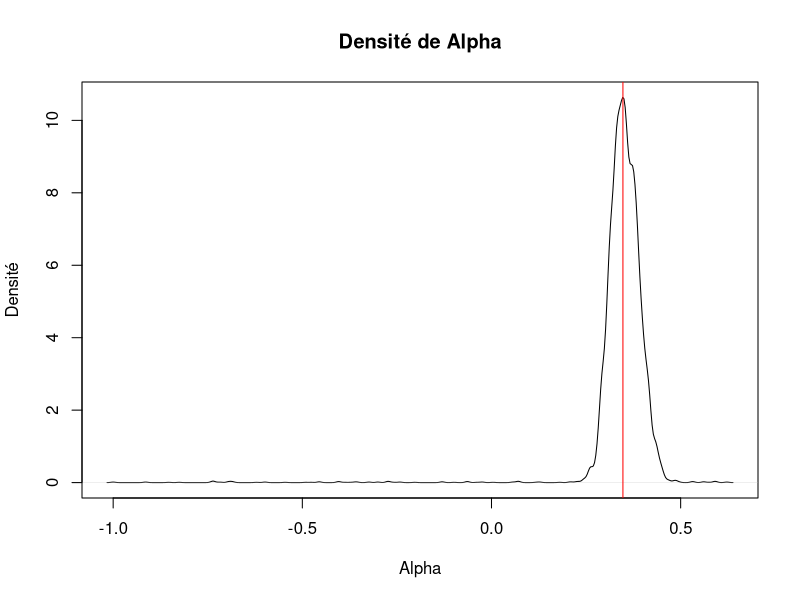
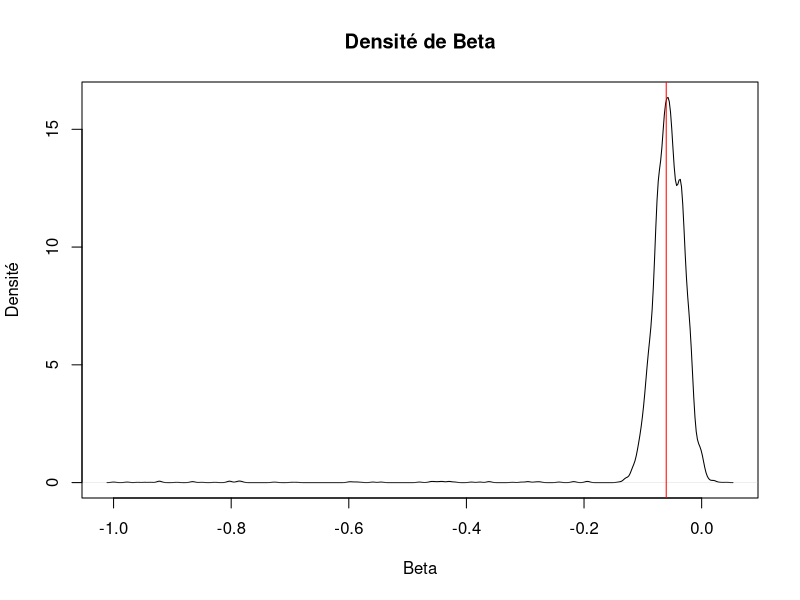
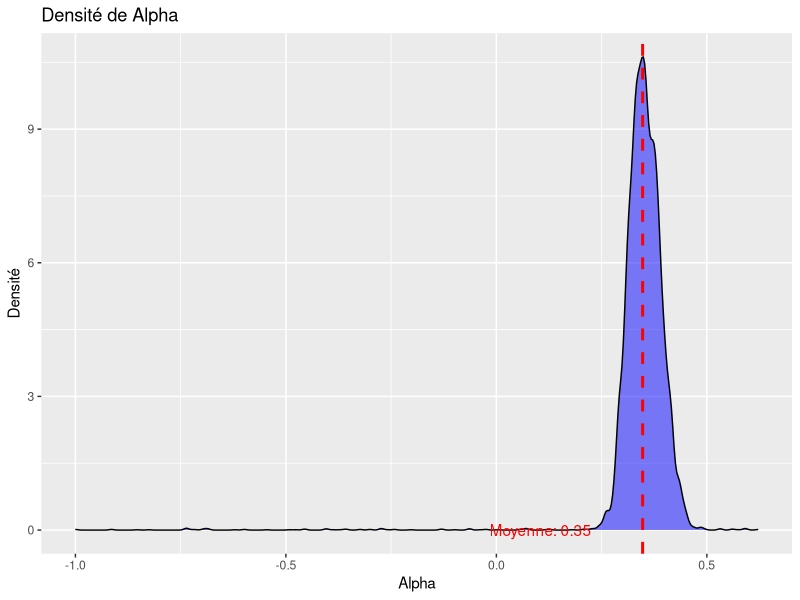
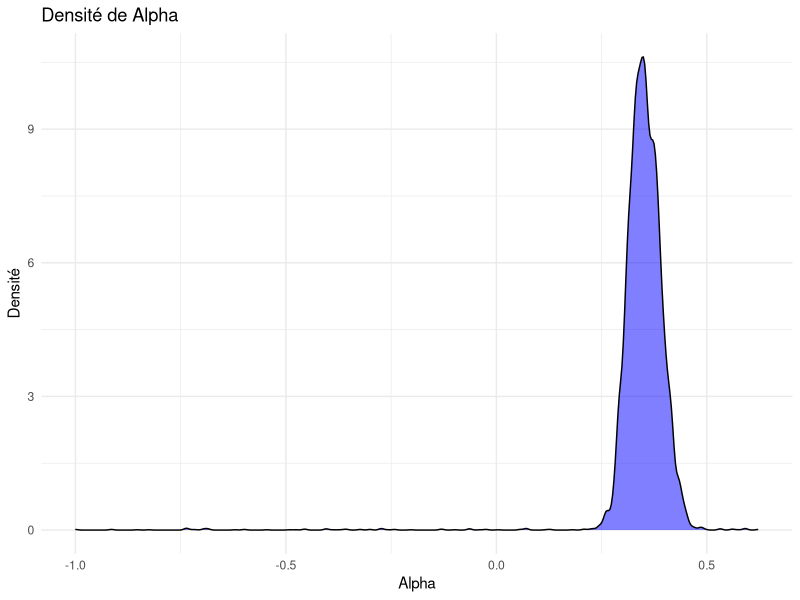
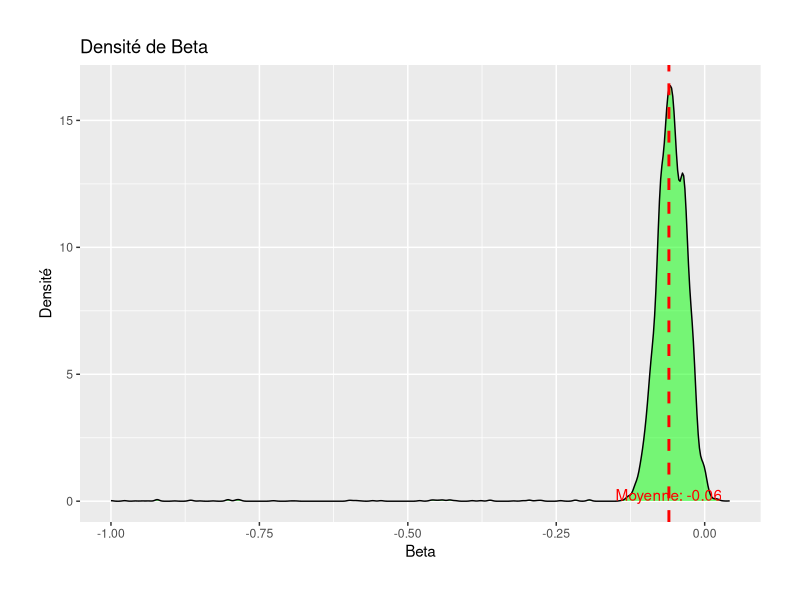
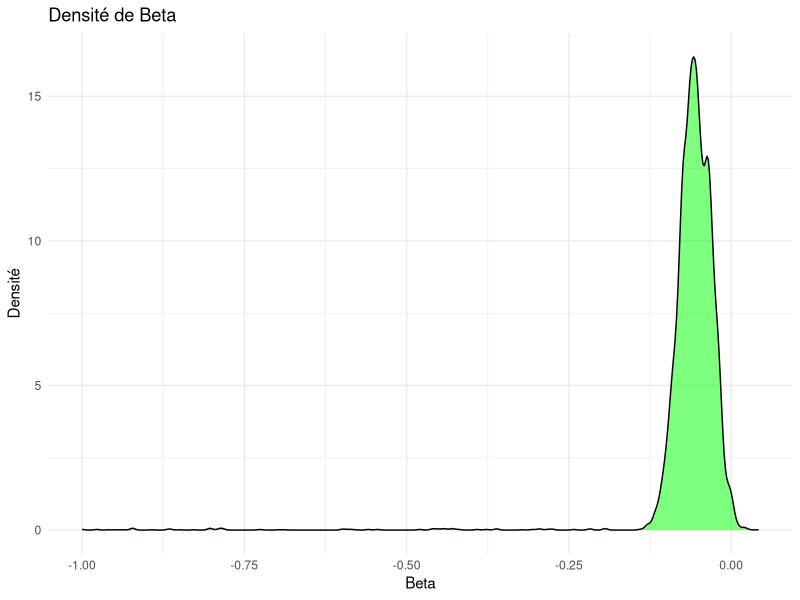
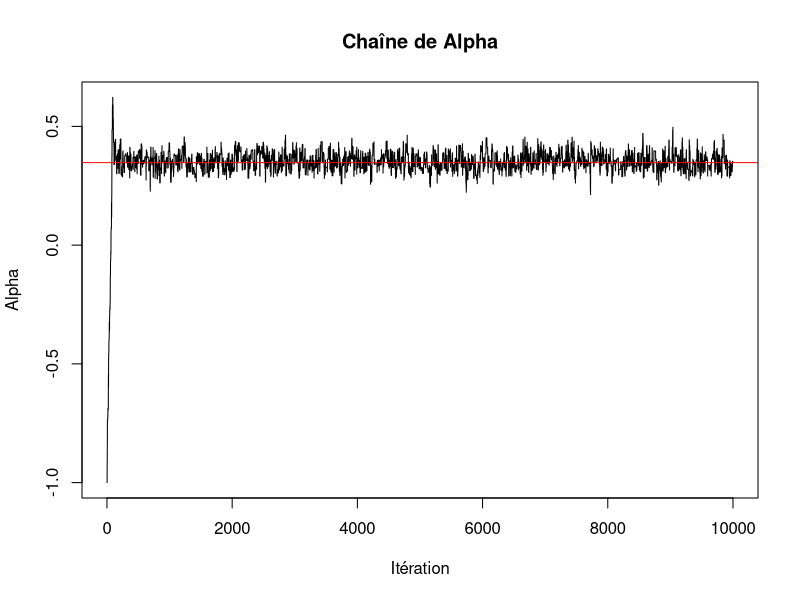
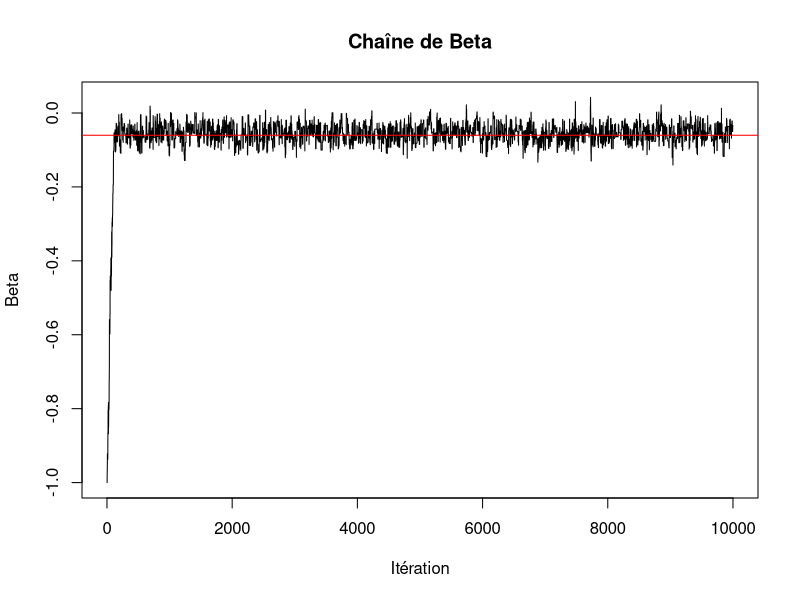

Reproduce these figures in R, in order.
# Chargement des données
Ndogs <- 30
Ntrials <- 25
Y <-
  structure(c(0, 0, 0, 0, 0, 0, 0, 0, 0, 0, 0, 0, 0, 0, 0, 0, 0, 
              0, 0, 0, 0, 0, 0, 0, 0, 0, 0, 0, 0, 0, 0, 0, 0, 1, 0, 0, 0, 0, 
              0, 0, 0, 0, 0, 0, 0, 0, 1, 0, 1, 0, 0, 0, 0, 0, 0, 0, 0, 0, 0, 
              0, 1, 0, 0, 1, 0, 0, 0, 0, 0, 0, 0, 0, 0, 0, 0, 0, 0, 0, 0, 0, 
              0, 1, 0, 0, 0, 1, 0, 0, 0, 0, 0, 0, 0, 0, 0, 0, 0, 0, 0, 0, 0, 
              0, 1, 0, 1, 0, 1, 0, 0, 0, 1, 0, 0, 0, 0, 0, 0, 1, 0, 0, 1, 0, 
              0, 0, 0, 0, 0, 0, 0, 1, 0, 0, 1, 1, 0, 0, 0, 1, 0, 1, 1, 1, 0, 
              0, 0, 1, 1, 0, 1, 1, 0, 0, 1, 1, 0, 0, 1, 0, 1, 0, 0, 1, 0, 0, 
              1, 0, 0, 0, 0, 1, 1, 0, 0, 0, 0, 1, 0, 1, 1, 1, 1, 0, 1, 1, 0, 
              1, 0, 0, 0, 0, 0, 1, 1, 1, 1, 0, 0, 1, 1, 0, 1, 1, 0, 0, 1, 1, 
              1, 0, 0, 1, 1, 1, 0, 1, 0, 1, 0, 1, 1, 1, 0, 1, 0, 1, 0, 1, 1, 
              0, 0, 1, 1, 1, 1, 0, 1, 0, 1, 1, 0, 1, 1, 0, 1, 1, 1, 1, 0, 1, 
              0, 1, 0, 1, 0, 0, 1, 1, 0, 1, 0, 0, 0, 1, 1, 1, 0, 1, 1, 1, 1, 
              1, 1, 0, 1, 0, 1, 1, 0, 0, 1, 0, 0, 1, 1, 1, 1, 1, 1, 1, 0, 1, 
              1, 1, 1, 1, 1, 1, 1, 1, 1, 1, 1, 0, 0, 1, 1, 0, 0, 0, 1, 1, 1, 
              0, 1, 1, 1, 1, 1, 1, 1, 1, 1, 1, 1, 1, 1, 0, 1, 0, 1, 0, 1, 0, 
              0, 0, 1, 0, 0, 1, 0, 0, 1, 0, 1, 1, 1, 1, 1, 1, 1, 0, 1, 1, 1, 
              0, 1, 1, 1, 1, 0, 1, 1, 0, 1, 1, 1, 1, 1, 1, 1, 1, 1, 1, 1, 1, 
              1, 1, 1, 1, 1, 1, 1, 1, 1, 1, 0, 1, 1, 1, 1, 0, 1, 0, 1, 0, 1, 
              0, 1, 1, 0, 1, 1, 1, 1, 1, 1, 1, 0, 0, 1, 0, 1, 1, 1, 0, 1, 1, 
              1, 1, 0, 1, 1, 0, 0, 1, 1, 1, 1, 1, 0, 1, 1, 1, 1, 1, 1, 1, 1, 
              1, 1, 1, 1, 1, 1, 0, 0, 1, 1, 1, 1, 1, 1, 1, 1, 1, 1, 1, 1, 1, 
              0, 1, 1, 1, 1, 1, 1, 1, 1, 1, 1, 1, 1, 1, 1, 0, 1, 1, 1, 1, 0, 
              1, 1, 1, 0, 1, 1, 1, 1, 1, 1, 1, 1, 1, 1, 1, 1, 1, 1, 1, 1, 1, 
              1, 0, 1, 1, 1, 1, 1, 1, 1, 1, 1, 1, 1, 1, 1, 1, 1, 1, 1, 1, 1, 
              1, 1, 1, 1, 1, 1, 1, 1, 1, 1, 0, 1, 1, 1, 1, 1, 1, 0, 1, 1, 1, 
              1, 1, 1, 1, 1, 1, 1, 1, 1, 1, 1, 1, 1, 1, 1, 1, 1, 1, 1, 1, 1, 
              0, 1, 1, 1, 1, 1, 1, 1, 1, 1, 1, 1, 1, 1, 1, 1, 1, 1, 1, 1, 1, 
              1, 1, 1, 1, 1, 1, 1, 1, 1, 1, 1, 1, 1, 1, 1, 1, 1, 1, 1, 1, 1, 
              1, 1, 1, 1, 1, 1, 1, 1, 1, 1, 1, 1, 1, 1, 1, 1, 1, 1, 1, 1, 1, 
              1, 1, 1, 1, 1, 1, 1, 1, 1, 1, 1, 1, 0, 1, 1, 1, 1, 1, 1, 1, 1, 
              1, 1, 1, 1, 1, 1, 1, 1, 1, 1, 1, 1, 1, 1, 1, 1, 1, 1, 1, 1, 1, 
              1, 1, 1, 1, 1, 1, 1, 1, 1, 1, 1, 1, 1, 1, 1, 1, 1, 1, 1, 1, 1, 
              1, 1, 1, 1, 1, 1, 1, 1, 1, 1, 1, 1, 1, 1, 1, 1, 1, 1, 1, 1, 1, 
              1, 1, 1, 1, 1, 1, 1, 1, 1, 1, 1, 1, 1, 1, 1, 1, 1, 1, 0, 1, 1, 
              1, 1, 1, 1, 1, 1, 1, 1, 1, 1, 1, 1, 1, 1, 1, 1, 1, 1, 1), .Dim = c(Ndogs, 
                                                                                 Ntrials))
#'Y' est la matrice des données binaires 30x25, avec 1 pour le succès et 0 pour l'échec


#Fonction Logvraissemblance:
LogVraisemblance <- function(alpha, beta, Y) {
  Vraisemblance <- 0
  for (i in 1:Ndogs) {
    for (j in 2:Ntrials) {
      xs <- sum(Y[i, 1:(j - 1)])
      logit_p <- alpha * xs + beta * (j - 1 - xs)
      p <- plogis(logit_p) # Transformation logistique pour garder p entre 0 et 1
      Vraisemblance <- Vraisemblance + Y[i, j] * log(p) + (1 - Y[i, j]) * log(1 - p)
    }
  }
  return(Vraisemblance)
}

# Initialisation des paramètres et stockage des chaînes
alpha <- -1
beta <- -1
n_iterations <- 10000
chain_alpha <- numeric(n_iterations)
chain_beta <- numeric(n_iterations)


####################### Algorithme de Metropolis-Hastings#######################
set.seed(123)  # Pour la reproductibilité
for (i in 1:n_iterations) {
  # Proposition de nouveaux paramètres à partir d'une distribution normale
  proposition_alpha <- rnorm(1, mean = alpha, sd = 0.05)
  proposition_beta <- rnorm(1, mean = beta, sd = 0.05)
  
  # Calcul de la probabilité d'acceptation
  log_acceptance_ratio <- LogVraisemblance(proposition_alpha, proposition_beta, Y) - LogVraisemblance(alpha, beta, Y)
  #ou 
  #LV_actuel <- LogVraisemblance(alpha, beta, Y)
  #LV_propose <- LogVraisemblance(alpha_propose, beta_propose, Y)
  #acceptance_ratio <- exp(LV_propose - LV_actuel)
  
  # Vérif si log_acceptance_ratio est NaN ou NA
  if (is.nan(log_acceptance_ratio) || is.na(log_acceptance_ratio)) {
    log_acceptance_ratio <- -Inf # pour verif rejet proposition
  }
  
  # Accepter ou rejeter la proposition
  if (log(runif(1)) < log_acceptance_ratio) {
    alpha <- proposition_alpha
    beta <- proposition_beta
  }
  #ou
  #if (runif(1) < acceptance_ratio) {
  #alpha <- alpha_propose
  #beta <- beta_propose
  #}
  
  # Stockage valeurs des paramètres
  chain_alpha[i] <- alpha
  chain_beta[i] <- beta
}

#densités(valeurs les plus plausibles).

# Densité pour alpha
plot(density(chain_alpha), main="Densité de Alpha", xlab="Alpha", ylab="Densité")
abline(v=mean(chain_alpha), col="red") # Moyenne de alpha

# Densité pour beta
plot(density(chain_beta), main="Densité de Beta", xlab="Beta", ylab="Densité")
abline(v=mean(chain_beta), col="red") # Moyenne de beta

#Avec ggplot
library(ggplot2)

# Densité améliorée pour Alpha
ggplot(data.frame(Alpha=chain_alpha), aes(x=Alpha)) +
  geom_density(fill="blue", alpha=0.5) +
  geom_vline(xintercept=mean(chain_alpha), color="red", linetype="dashed", linewidth=1) +
  labs(title="Densité de Alpha", x="Alpha", y="Densité") +
  annotate("text", x=mean(chain_alpha), y=0, label=paste("Moyenne:", round(mean(chain_alpha), 2)), hjust=1.5, color="red")

ggplot(data.frame(Alpha=chain_alpha), aes(x=Alpha)) +
  geom_density(fill="blue", alpha=0.5) +
  labs(title="Densité de Alpha", x="Alpha", y="Densité") +
  theme_minimal()



# Densité améliorée pour Beta
ggplot(data.frame(Beta=chain_beta), aes(x=Beta)) +
  geom_density(fill="green", alpha=0.5) +
  geom_vline(xintercept=mean(chain_beta), color="red", linetype="dashed", linewidth=1, show.legend = TRUE) +
  labs(title="Densité de Beta", x="Beta", y="Densité", color="Légende") +
  scale_color_manual(values = "red", labels = paste("Moyenne:", round(mean(chain_beta), 2))) +
  theme(plot.margin = margin(1,1,1,1, "cm")) + # Ajuster les marges ici
  annotate("text", x=mean(chain_beta), y=0.02, label=paste("Moyenne:", round(mean(chain_beta), 2)), vjust=0, color="red") # Ajuster vjust et y pour la position

ggplot(data.frame(Beta=chain_beta), aes(x=Beta)) +
  geom_density(fill="green", alpha=0.5) +
  labs(title="Densité de Beta", x="Beta", y="Densité") +
  theme_minimal()


#Chaîne(valeurs des paramètres à chaque itération).

#Chaîne pour alpha
plot(chain_alpha, type="l", main="Chaîne de Alpha", xlab="Itération", ylab="Alpha")
abline(h=mean(chain_alpha), col="red") # Moyenne de alpha

#Chaîne pour beta
plot(chain_beta, type="l", main="Chaîne de Beta", xlab="Itération", ylab="Beta")
abline(h=mean(chain_beta), col="red") # Moyenne de beta


library(ggplot2)

# Chaîne pour Alpha avec ggplot2
ggplot(data.frame(Iteration=1:n_iterations, Alpha=chain_alpha), aes(x=Iteration, y=Alpha)) +
  geom_line() +
  geom_hline(yintercept=mean(chain_alpha), color="red", linetype="dashed", size=1) +
  labs(title="Chaîne de Alpha", x="Itération", y="Alpha") +
  theme_minimal()

# Chaîne pour Beta avec ggplot2
ggplot(data.frame(Iteration=1:n_iterations, Beta=chain_beta), aes(x=Iteration, y=Beta)) +
  geom_line() +
  geom_hline(yintercept=mean(chain_beta), color="red", linetype="dashed", size=1) +
  labs(title="Chaîne de Beta", x="Itération", y="Beta") +
  theme_minimal()



# Chaîne pour Alpha
ggplot(data.frame(Iteration=1:n_iterations, Alpha=chain_alpha), aes(x=Iteration, y=Alpha)) +
  geom_line(color="blue") +
  geom_hline(yintercept=mean(chain_alpha), color="red", linetype="dashed", size=1) +
  labs(title="Chaîne de Markov pour Alpha", x="Itération", y="Valeur de Alpha") +
  theme_minimal() +
  annotate("text", x=n_iterations, y=mean(chain_alpha), label=paste("Moyenne:", round(mean(chain_alpha), 3)), 
           color="red", vjust=-0.5, hjust=1)


# Chaîne pour Beta
ggplot(data.frame(Iteration=1:n_iterations, Beta=chain_beta), aes(x=Iteration, y=Beta)) +
  geom_line(color="green") +
  geom_hline(yintercept=mean(chain_beta), color="red", linetype="dashed", size=1) +
  labs(title="Chaîne de Markov pour Beta", x="Itération", y="Valeur de Beta") +
  theme_minimal() +
  annotate("text", x=n_iterations, y=mean(chain_beta), label=paste("Moyenne:", round(mean(chain_beta), 3)), 
           color="red", vjust=-0.5, hjust=1)


# Moyennes des paramètres
alpha_mean <- mean(chain_alpha)
beta_mean <- mean(chain_beta)
print(paste("Moyenne estimée pour alpha:", alpha_mean))
print(paste("Moyenne estimée pour beta:", beta_mean))


#Autocorrélations

# Pour alpha
acf(chain_alpha, main="Autocorrélation de Alpha")

# Pour beta
acf(chain_beta, main="Autocorrélation de Beta")



library(ggfortify)

# Autocorrélation pour Alpha avec ggfortify et ggplot2
autoplot(acf(chain_alpha, plot = FALSE), main="Autocorrélation pour Alpha")

# Autocorrélation pour Beta avec ggfortify et ggplot2
autoplot(acf(chain_beta, plot = FALSE), main="Autocorrélation pour Beta")


# Calcul des intervalles de crédibilité pour alpha et beta
alpha_ci <- quantile(chain_alpha, probs=c(0.025, 0.975))
beta_ci <- quantile(chain_beta, probs=c(0.025, 0.975))

# Affichage des moyennes et des intervalles de crédibilité
print(paste("Intervalle de crédibilité à 95% pour alpha:", paste(alpha_ci, collapse=" - ")))
print(paste("Intervalle de crédibilité à 95% pour beta:", paste(beta_ci, collapse=" - ")))
